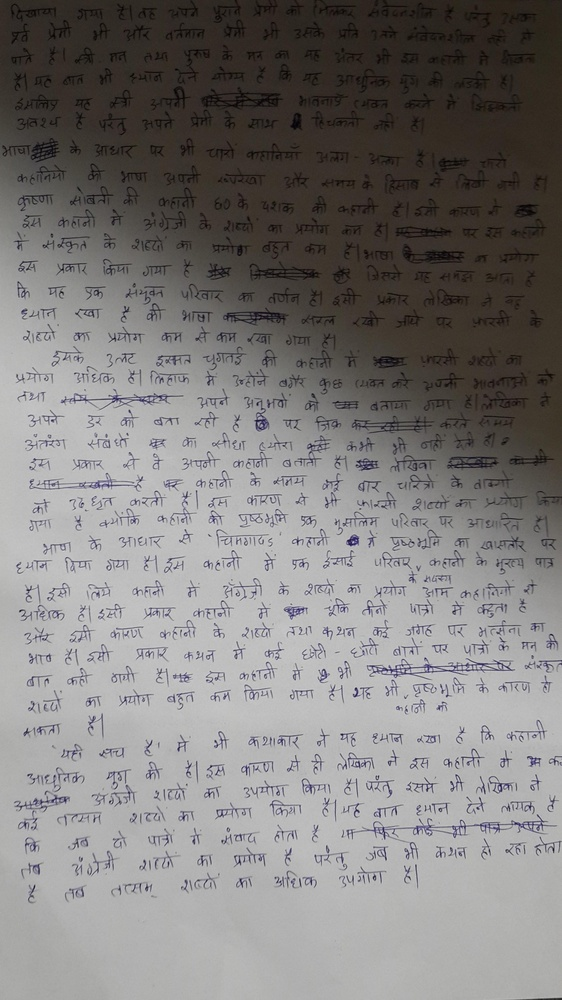
%> input picture Prob4/images/document3.jpg, 562 x 1000 px, shrunk from 2322 x 4128 before the run; its folder holds only this picture in this run
$ octave prob4.m   (GNU Octave 9; MATLAB toolbox functions it lacks are replaced by stand-ins)
%> lines starting %> are read from the running program, lines starting %| are printed output that depends on the picture; in (x1, y1, x2, y2) boxes, pixels count from 0 and x2, y2 are one past the last pixel; in counts of white or black regions, pixels touching at a corner belong together; the program's own positions count from 1
### Prob4/iteration1.m
function[bw] = iteration1(I)
	%J = imadjust(I,stretchlim(I),[]);
	%J = brighten(J,0.4);
	J = I;
	% enhances the contrast of the grayscale image I
	j = adapthisteq(rgb2gray(J));
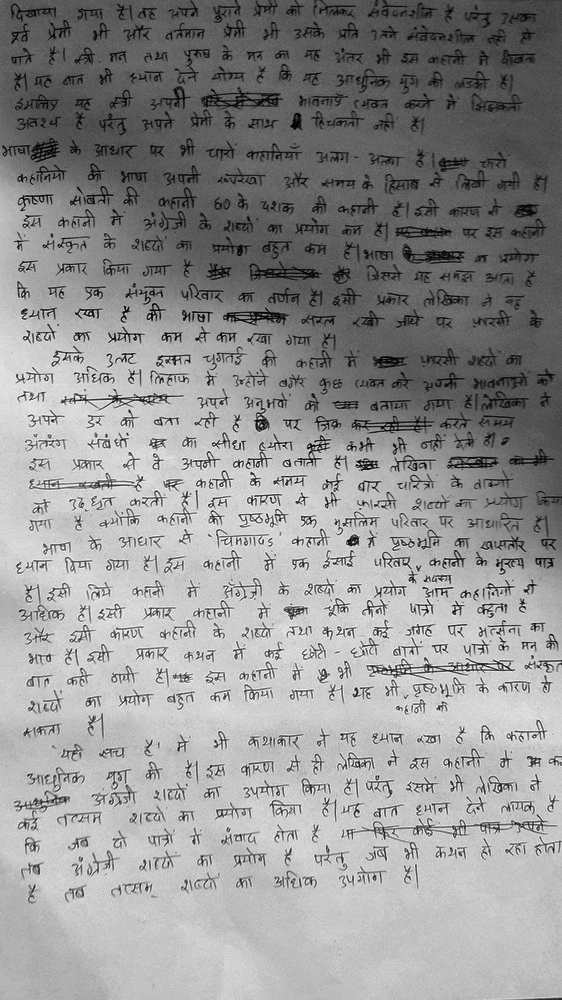
%> j: size 1000x562 double; min 0, max 1, mean 0.581
	% Global image thresholding using Otsus method.
	% chooses the threshold to minimize the intraclass variance of the pixels
	level = graythresh(j);
%> level = 0.549
	bw = im2bw(j,level);
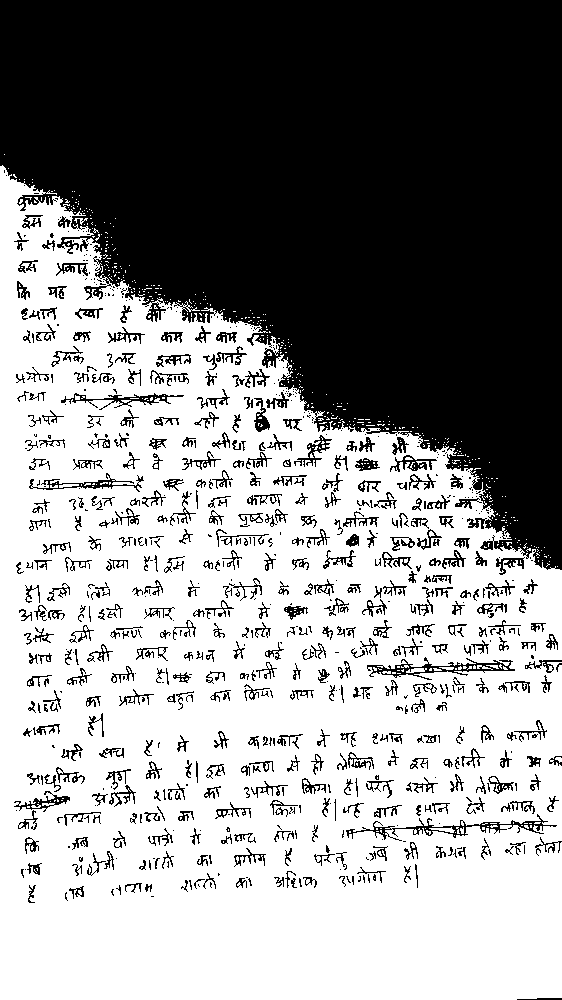
%> bw: size 1000x562 logical; 56.7% white; 782 black regions (341 under 20 px), largest, box (x1, y1, x2, y2) and area: (0, 0, 562, 570) 207815, (346, 814, 557, 841) 942, (367, 657, 515, 680) 885
	%figure;imshow(bw);title('Global Thresholded Image')
end

### Prob4/iteration2.m
function[bw] = iteration2(I)
	grayImage = rgb2gray(I);
	[rows, columns] = size(grayImage);
%> rows = 1000; columns = 562

	% Local Otsu of the gray level image.
	localThresh = blockproc(I, [100 100], @(x) im2bw(x.data, graythresh(x.data)));
%> localThresh: size 1000x562 logical; 77.5% white; 1720 black regions (1070 under 20 px), largest, box (x1, y1, x2, y2) and area: (136, 283, 424, 390) 11626, (305, 391, 562, 474) 10649, (0, 885, 191, 1000) 10417
	% Weiner filter
	[bw,noise] = wiener2(localThresh,[3 2]);
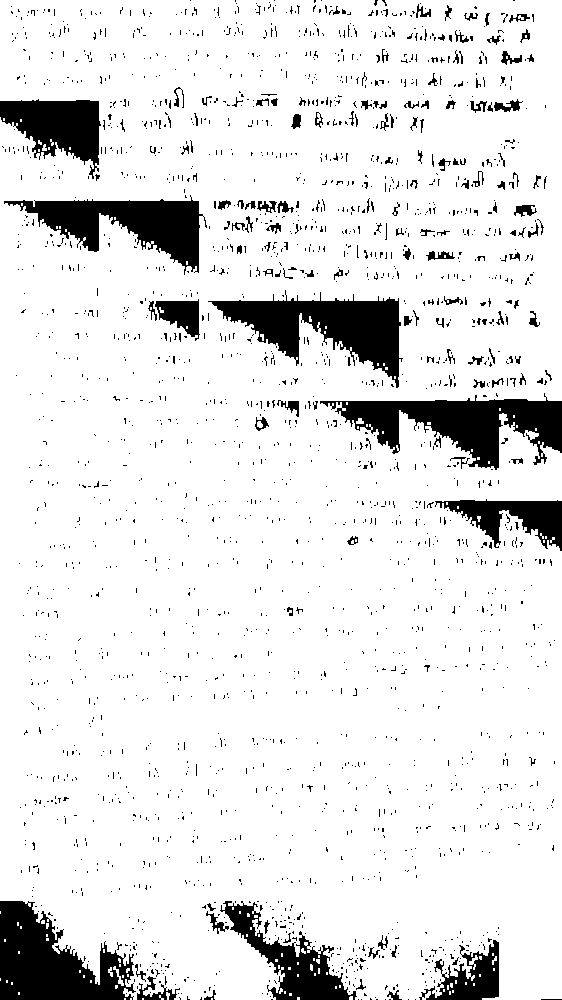
%> bw: size 1000x562 logical; 89.4% white; 2231 black regions (2091 under 20 px), largest, box (x1, y1, x2, y2) and area: (320, 393, 562, 470) 8307, (0, 901, 136, 1000) 7952, (208, 290, 403, 388) 7831
%> noise = 0.0519
end

### Prob4/lat_thresh.m
function[output]=lat_thresh(image,m,n)
%> called with m = 90, n = 90
%SAUVOLA local thresholding.
	k = 0.34;
	% Convert to gray and filter using weiner filter
	[image,noise] = wiener2(rgb2gray(image),[5 5]);
%> noise = 0.00378
	[rows columns] = size(image);   % size of the image

	% calculate mean image from integral image
	padded_image = double(padarray(padarray(image, round([(m+1)/2 (n+1)/2]), 'replicate', 'pre'), round([(m-1)/2 (n-1)/2]), 'replicate', 'post'));
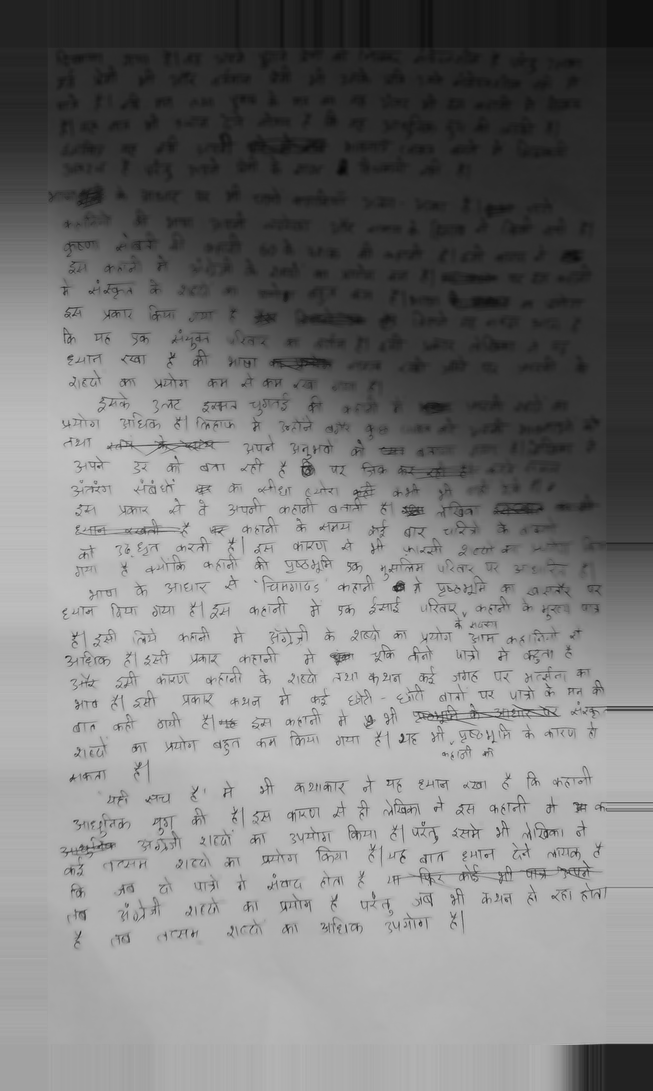
%> padded_image: size 1091x653 double; min 0.0306, max 0.822, mean 0.482
	integral_image = cumsum(cumsum(padded_image),2);
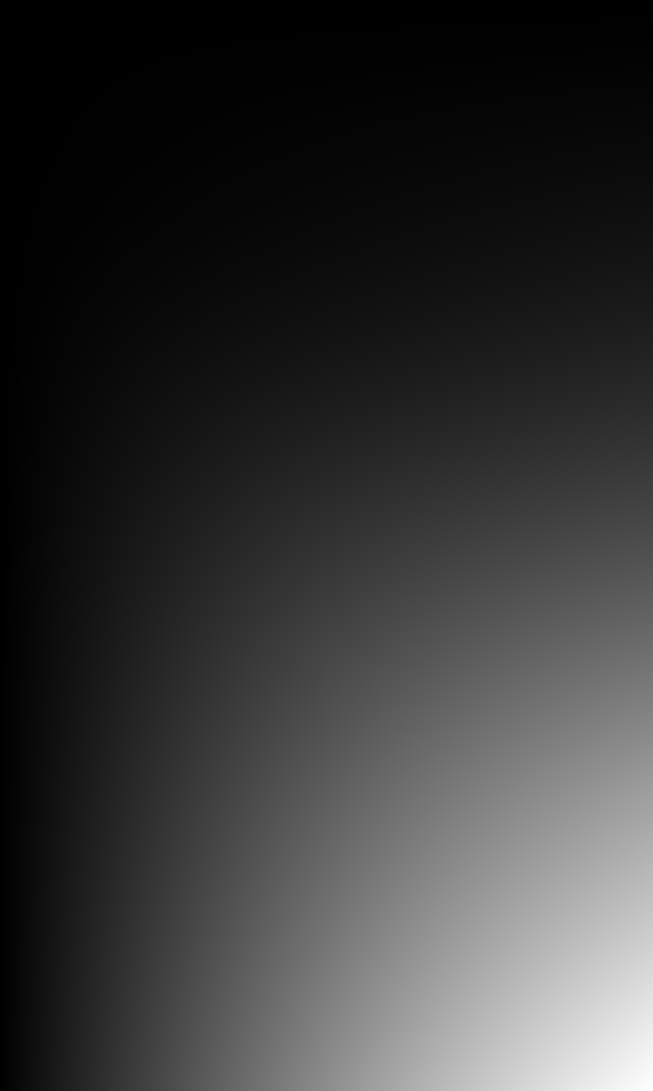
%> integral_image: size 1091x653 double; min 0.134, max 343281.2, mean 73248.4; drawn with min black and max white
	mean_image = (integral_image(1+m:rows+m, 1+n:columns+n) + integral_image(1:rows, 1:columns)- integral_image(1+m:rows+m, 1:columns) - integral_image(1:rows, 1+n:columns+n) )/(m*n);
	mean = cast(mean_image, class(image));

	% calculate standard deviation image from integral_image
	[rows columns] = size(image.^2);
	padded_image = double(padarray(padarray(image.^2, round([(m+1)/2 (n+1)/2]), 'replicate', 'pre'), round([(m-1)/2 (n-1)/2]), 'replicate', 'post'));
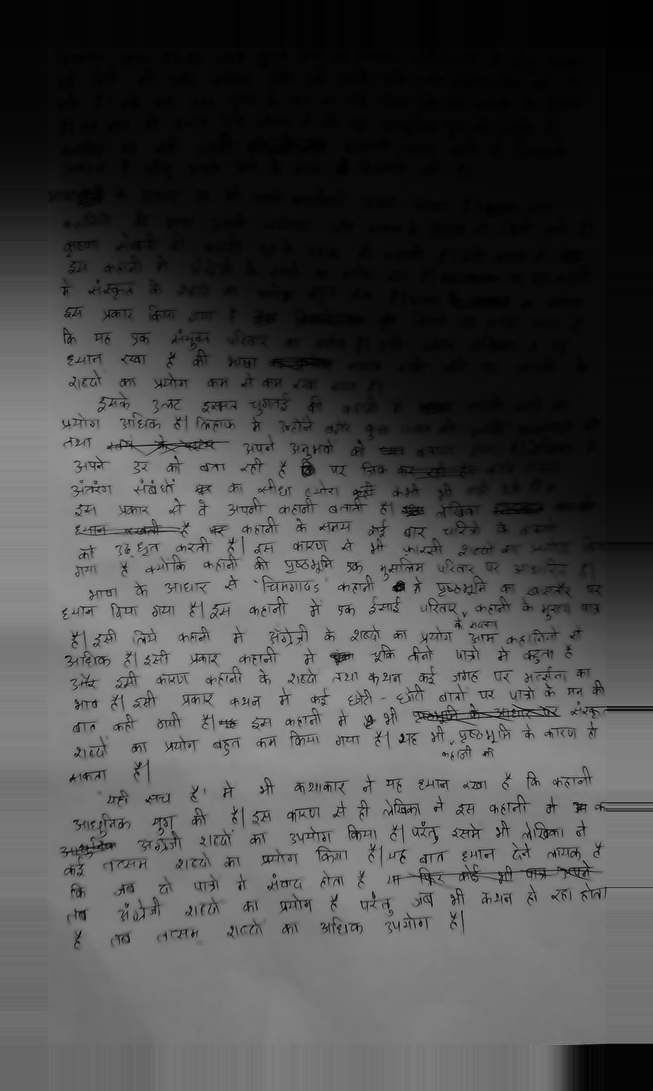
%> padded_image: size 1091x653 double; min 0.000937, max 0.675, mean 0.292
	integral_image = cumsum(cumsum(padded_image),2);
	mean_image = (integral_image(1+m:rows+m, 1+n:columns+n) + integral_image(1:rows, 1:columns)- integral_image(1+m:rows+m, 1:columns) - integral_image(1:rows, 1+n:columns+n) )/(m*n);
	mean_square = cast(mean_image, class(image));
	deviation = (mean_square - mean.^2).^0.5;

	R = max(deviation(:));
%> R = 0.247
	threshold = mean.*(1 + k * (deviation / R-1));
	output = (image > threshold);
end

### Prob4/prob4.m

%% Read the images  %%
Images = dir('images/*.jpg');
filename = ['images/',Images(1).name];
I = im2double(imread(filename));

%% Trial 1 using global adaptive thresholding
output1 = iteration1(I);

%% Trial 2 using local adaptive thresholding
[output2] = iteration2(I);

%% Trial 3 using this paper on local adaptive thresholding : http://staffhome.ecm.uwa.edu.au/~00082689/papers/Shafait-efficient-binarization-SPIE08.pdf
output3 = lat_thresh(I,90,90);
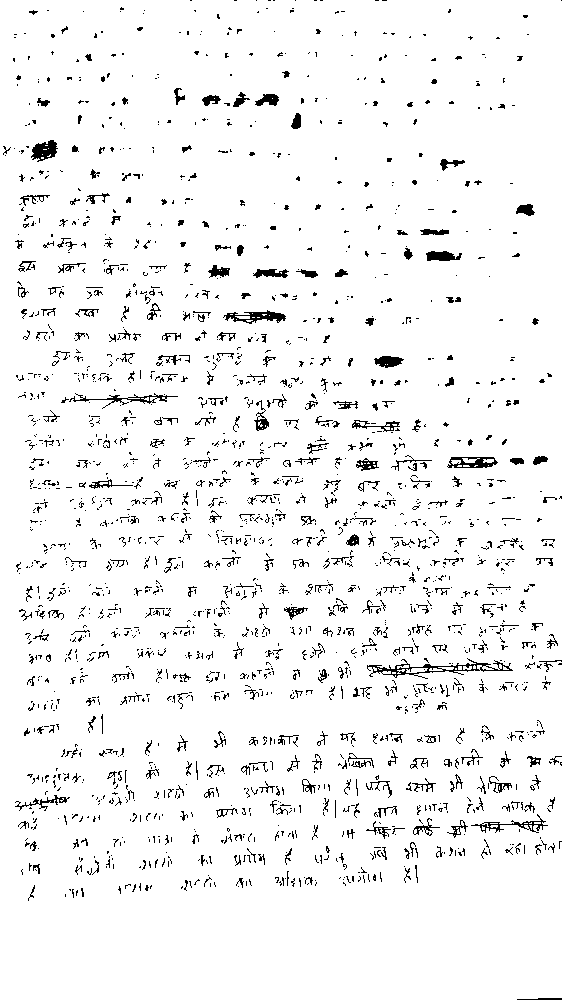
%> output3: size 1000x562 logical; 95.1% white; black in thin lines or dots

figure;
subplot(1,3,1)
imshow(output1)
title('Global thresholding')

subplot(1,3,2)
imshow(output2)
title('Local Adaptive thresholding')


subplot(1,3,3)
imshow(output3)
title('LAT Using Shafait-efficient-binarization-SPIE08')
